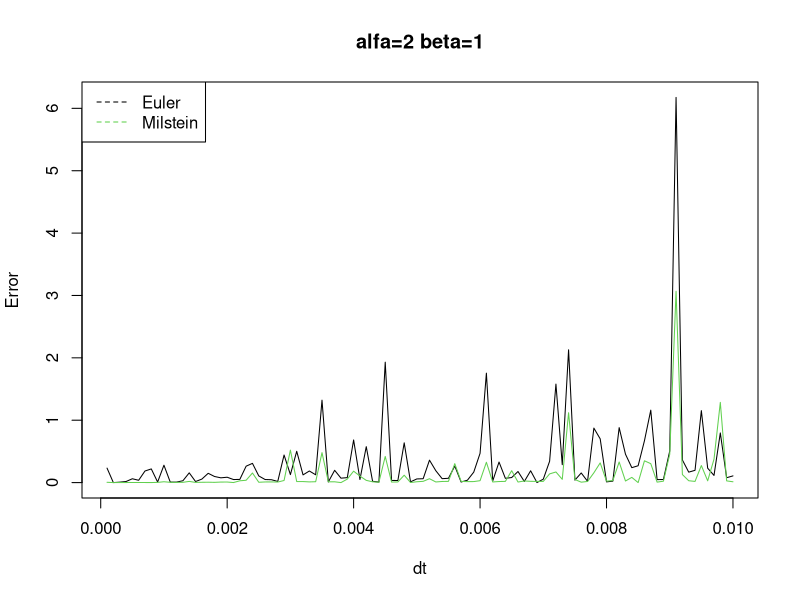

Generate this figure with R:
approximation<-read.csv("eulermaruyama_milstein.csv")
alfa<-2;
beta<-1;
euler_maruyama<-approximation$ErrorEuler[(approximation$alpha==alfa) & (approximation$beta==beta)]
milstein<-approximation$ErrorMilstein[(approximation$alpha==alfa) & (approximation$beta==beta)]
time<-approximation$dt[(approximation$alpha==alfa) & (approximation$beta==beta)]
plot(time,euler_maruyama,'l',col=9,ylab="Error",xlab="dt")
lines(time,milstein,'l',col=3)
legend("topleft",c("Euler","Milstein"),col = c(9,3),lty = c(2, 2))
title("alfa=2 beta=1")

